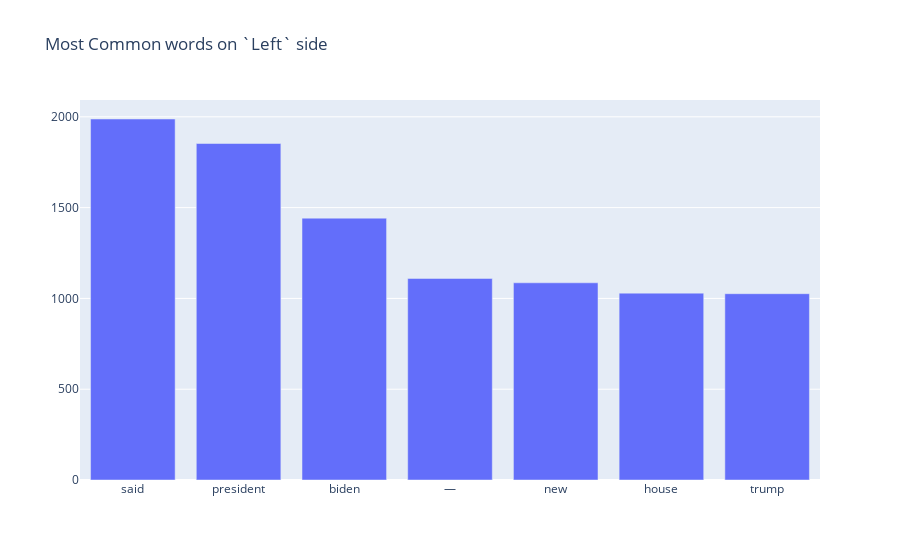

The notebook cell this image was saved under:
### Code cell
# a bar plot to show the most comman words
fig = go.Figure([go.Bar(x=x, y=y)])
# Change the bar mode
fig.update_layout(title='Most Common words on `Left` side')
fig.show()

### Figure 1 — Plotly figure (JSON) as saved in the notebook; plotly's stock layout.template omitted (floating-point values rounded to 4 significant figures)
{"data": [{"type": "bar", "x": ["said", "president", "biden", "—", "new", "house", "trump"], "y": [1988, 1853, 1442, 1110, 1086, 1029, 1026]}], "layout": {"title": {"text": "Most Common words on `Left` side"}}}
